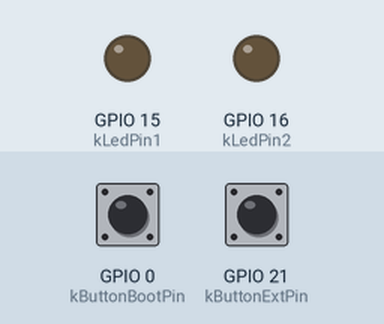
This program was run on a simulated ESP32-S3. Shown: output pins drawn as LEDs (lit = HIGH). Dashed ring = blinking. The test bench sets the inputs (shaded band); at power-on: GPIO 0 (kButtonBootPin) HIGH, GPIO 21 (kButtonExtPin) HIGH.

Above: at 1.2 s.
1.3 s: GPIO 0 (kButtonBootPin) pulled LOW for 0.15 s
At 2.1 s:
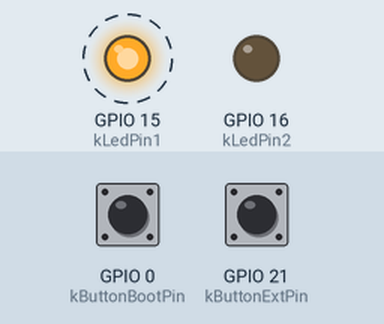
At 3.1 s:
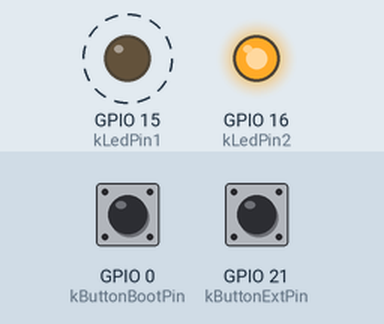
4.4 s: GPIO 21 (kButtonExtPin) pulled LOW for 0.15 s
7.5 s: GPIO 0 (kButtonBootPin) pulled LOW for 1 s
11.5 s: GPIO 21 (kButtonExtPin) pulled LOW for 1 s
At 12.2 s:
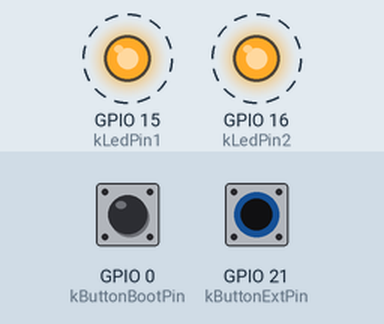
Timing chart, 0 to 15.5 s (numbered marks = the images above; inputs shaded):
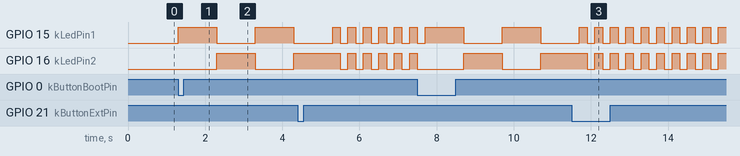

Measured:
- after the input at 1.3 s, GPIO 15 (kLedPin1): alternates HIGH for 1.0 s and LOW for 1.0 s, starting at once; GPIO 16 (kLedPin2): LOW → HIGH after 1.0 s, → LOW 1.0 s later, → HIGH 1.0 s later
- after the input at 11.5 s, GPIO 15 (kLedPin1), GPIO 16 (kLedPin2): alternates HIGH for 0.20 s and LOW for 0.20 s, starting after 0.40 s

The program:

main.cpp
```cpp
#include <Arduino.h>
#include <cstdint>

enum Mode : uint8_t {
    kModeNone = 0,
    kModeFast = 1,
    kModeSlow = 2,
};

struct Button {
    const uint8_t kPIN;
    uint32_t      last_button_press_time;
    Mode          mode;
};

constexpr uint8_t kLedPin1 = 15;
constexpr uint8_t kLedPin2 = 16;

constexpr uint8_t kButtonExtPin  = 21;
constexpr uint8_t kButtonBootPin = 0;  // Board BOOT button

constexpr uint8_t  kFastDelay = 200;
constexpr uint16_t kSlowDelay = 1000;

constexpr uint32_t kDebounceDelayMs = 50;

Button externalButton = {kButtonExtPin, 0, kModeFast};
Button bootButton     = {kButtonBootPin, 0, kModeSlow};

volatile Mode current_mode = kModeNone;

void IRAM_ATTR CheckButtonPress(void* obj) {
    uint32_t now = millis();
    Button* button = static_cast<Button*>(obj);

    if (digitalRead(button->kPIN) == LOW &&  // Debounce avoidance
        now - button->last_button_press_time > kDebounceDelayMs) {
        current_mode                   = button->mode;
        button->last_button_press_time = now;
    }
}

void RunFastMode() {
    digitalWrite(kLedPin1, HIGH);
    digitalWrite(kLedPin2, HIGH);
    delay(kFastDelay);
    digitalWrite(kLedPin1, LOW);
    digitalWrite(kLedPin2, LOW);
    delay(kFastDelay);
}

void RunSlowMode() {
    digitalWrite(kLedPin1, HIGH);
    digitalWrite(kLedPin2, LOW);
    delay(kSlowDelay);
    digitalWrite(kLedPin1, LOW);
    digitalWrite(kLedPin2, HIGH);
    delay(kSlowDelay);
    digitalWrite(kLedPin2, LOW);
}

void setup() {
    pinMode(kLedPin1, OUTPUT);
    pinMode(kLedPin2, OUTPUT);

    pinMode(kButtonExtPin, INPUT_PULLUP);
    pinMode(kButtonBootPin, INPUT_PULLUP);

    digitalWrite(kLedPin1, LOW);
    digitalWrite(kLedPin2, LOW);

    attachInterruptArg(digitalPinToInterrupt(kButtonExtPin),
                       CheckButtonPress, &externalButton, CHANGE);
    attachInterruptArg(digitalPinToInterrupt(kButtonBootPin),
                       CheckButtonPress, &bootButton, CHANGE);
}

void loop() {
    switch (current_mode) {
        case kModeFast:
            RunFastMode();
            break;
        case kModeSlow:
            RunSlowMode();
            break;
        default:
            break;
    }
}
```
